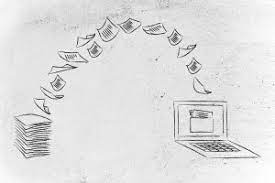
#> input picture images/scanned_doc.jpg, 275 x 183 px
$ python 22_Simple_thresholding.py
#> lines starting #> are read from the running program, lines starting #| are printed output that depends on the picture; after the words box and inside, x2 and y2 are one past the last pixel; in counts of white or black regions, pixels touching at a corner belong together
"""
THRESHOLDING is a technique of Image Binaryzation
-> converting grayscale image into binary"""

"""
Simple Thresholding -> 1. Any value above threshold =>255 2. Any value below threshold =>0
Inverse Thresholding => 1. Any value above threshold => 0 2. Any value below threshold => 255

"""

import cv2
import numpy as np

#Load the image
image = cv2.imread("images/scanned_doc.jpg")
#> image is the input picture: shape (183, 275, 3); min 0, max 255, mean 223.7

#convert the image to grayscale
image =  cv2.cvtColor(image, cv2.COLOR_BGR2GRAY)
#> image: shape (183, 275)
cv2.imshow("Original grayscale image",image)

#binarize the image using threshold
(T, bin_im) = cv2.threshold(image,60,255,cv2.THRESH_BINARY)
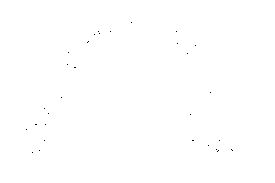
#> bin_im: shape (183, 275); 99.9% white; black in thin lines or dots, all inside (x1, y1, x2, y2) = (26, 22, 233, 153)
cv2.imshow("Binary Receipt",bin_im)

#binarize with inverse thresholding
(Ti,inv_bin) = cv2.threshold(image,60,255,cv2.THRESH_BINARY_INV)
cv2.imshow("Inverse Binary Receipt", inv_bin)

cv2.waitKey()
